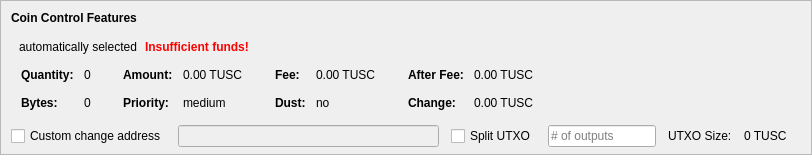
    <widget class="QFrame" name="frameCoinControl">
     <property name="sizePolicy">
      <sizepolicy hsizetype="Expanding" vsizetype="Expanding">
       <horstretch>0</horstretch>
       <verstretch>0</verstretch>
      </sizepolicy>
     </property>
     <property name="maximumSize">
      <size>
       <width>16777215</width>
       <height>16777215</height>
      </size>
     </property>
     <property name="frameShape">
      <enum>QFrame::StyledPanel</enum>
     </property>
     <property name="frameShadow">
      <enum>QFrame::Sunken</enum>
     </property>
     <layout class="QVBoxLayout" name="verticalLayoutCoinControl2">
      <property name="spacing">
       <number>0</number>
      </property>
      <property name="leftMargin">
       <number>0</number>
      </property>
      <property name="topMargin">
       <number>0</number>
      </property>
      <property name="rightMargin">
       <number>0</number>
      </property>
      <property name="bottomMargin">
       <number>6</number>
      </property>
      <item>
       <layout class="QVBoxLayout" name="verticalLayoutCoinControl" stretch="0,0,0,0,1">
        <property name="spacing">
         <number>0</number>
        </property>
        <property name="leftMargin">
         <number>10</number>
        </property>
        <property name="topMargin">
         <number>10</number>
        </property>
        <item>
         <layout class="QHBoxLayout" name="horizontalLayoutCoinControl1">
          <property name="bottomMargin">
           <number>15</number>
          </property>
          <item>
           <widget class="QLabel" name="labelCoinControlFeatures">
            <property name="sizePolicy">
             <sizepolicy hsizetype="Preferred" vsizetype="Maximum">
              <horstretch>0</horstretch>
              <verstretch>0</verstretch>
             </sizepolicy>
            </property>
            <property name="font">
             <font>
              <weight>75</weight>
              <bold>true</bold>
             </font>
            </property>
            <property name="styleSheet">
             <string notr="true">font-weight:bold;</string>
            </property>
            <property name="text">
             <string>Coin Control Features</string>
            </property>
           </widget>
          </item>
         </layout>
        </item>
        <item>
         <layout class="QHBoxLayout" name="horizontalLayoutCoinControl2" stretch="0,0,0,0">
          <property name="spacing">
           <number>8</number>
          </property>
          <property name="bottomMargin">
           <number>10</number>
          </property>
          <item>
           <widget class="QtMaterialFlatButton" name="pushButtonCoinControl" native="true">
            <property name="styleSheet">
             <string notr="true"/>
            </property>
            <property name="text" stdset="0">
             <string>Inputs...</string>
            </property>
            <property name="autoDefault" stdset="0">
             <bool>false</bool>
            </property>
           </widget>
          </item>
          <item>
           <widget class="QLabel" name="labelCoinControlAutomaticallySelected">
            <property name="text">
             <string>automatically selected</string>
            </property>
            <property name="margin">
             <number>5</number>
            </property>
           </widget>
          </item>
          <item>
           <widget class="QLabel" name="labelCoinControlInsuffFunds">
            <property name="font">
             <font>
              <weight>75</weight>
              <bold>true</bold>
             </font>
            </property>
            <property name="styleSheet">
             <string notr="true">color:red;font-weight:bold;</string>
            </property>
            <property name="text">
             <string>Insufficient funds!</string>
            </property>
            <property name="margin">
             <number>5</number>
            </property>
           </widget>
          </item>
          <item>
           <spacer name="horizontalSpacerCoinControl">
            <property name="orientation">
             <enum>Qt::Horizontal</enum>
            </property>
            <property name="sizeHint" stdset="0">
             <size>
              <width>40</width>
              <height>1</height>
             </size>
            </property>
           </spacer>
          </item>
         </layout>
        </item>
        <item>
         <widget class="QWidget" name="widgetCoinControl" native="true">
          <property name="sizePolicy">
           <sizepolicy hsizetype="Preferred" vsizetype="Preferred">
            <horstretch>0</horstretch>
            <verstretch>0</verstretch>
           </sizepolicy>
          </property>
          <property name="minimumSize">
           <size>
            <width>0</width>
            <height>0</height>
           </size>
          </property>
          <property name="styleSheet">
           <string notr="true"/>
          </property>
          <layout class="QHBoxLayout" name="horizontalLayoutCoinControl5">
           <property name="leftMargin">
            <number>0</number>
           </property>
           <property name="topMargin">
            <number>0</number>
           </property>
           <property name="rightMargin">
            <number>0</number>
           </property>
           <property name="bottomMargin">
            <number>0</number>
           </property>
           <item>
            <layout class="QHBoxLayout" name="horizontalLayoutCoinControl3" stretch="0,0,0,1">
             <property name="spacing">
              <number>20</number>
             </property>
             <property name="topMargin">
              <number>0</number>
             </property>
             <property name="bottomMargin">
              <number>10</number>
             </property>
             <item>
              <layout class="QFormLayout" name="formLayoutCoinControl1">
               <property name="horizontalSpacing">
                <number>10</number>
               </property>
               <property name="verticalSpacing">
                <number>14</number>
               </property>
               <property name="leftMargin">
                <number>10</number>
               </property>
               <property name="topMargin">
                <number>4</number>
               </property>
               <property name="rightMargin">
                <number>6</number>
               </property>
               <item row="0" column="0">
                <widget class="QLabel" name="labelCoinControlQuantityText">
                 <property name="font">
                  <font>
                   <weight>75</weight>
                   <bold>true</bold>
                  </font>
                 </property>
                 <property name="text">
                  <string>Quantity:</string>
                 </property>
                 <property name="margin">
                  <number>0</number>
                 </property>
                </widget>
               </item>
               <item row="0" column="1">
                <widget class="QLabel" name="labelCoinControlQuantity">
                 <property name="cursor">
                  <cursorShape>IBeamCursor</cursorShape>
                 </property>
                 <property name="contextMenuPolicy">
                  <enum>Qt::ActionsContextMenu</enum>
                 </property>
                 <property name="text">
                  <string notr="true">0</string>
                 </property>
                 <property name="margin">
                  <number>0</number>
                 </property>
                 <property name="textInteractionFlags">
                  <set>Qt::LinksAccessibleByMouse|Qt::TextSelectableByKeyboard|Qt::TextSelectableByMouse</set>
                 </property>
                </widget>
               </item>
               <item row="1" column="0">
                <widget class="QLabel" name="labelCoinControlBytesText">
                 <property name="font">
                  <font>
                   <weight>75</weight>
                   <bold>true</bold>
                  </font>
                 </property>
                 <property name="text">
                  <string>Bytes:</string>
                 </property>
                </widget>
               </item>
               <item row="1" column="1">
                <widget class="QLabel" name="labelCoinControlBytes">
                 <property name="cursor">
                  <cursorShape>IBeamCursor</cursorShape>
                 </property>
                 <property name="contextMenuPolicy">
                  <enum>Qt::ActionsContextMenu</enum>
                 </property>
                 <property name="text">
                  <string notr="true">0</string>
                 </property>
                 <property name="textInteractionFlags">
                  <set>Qt::LinksAccessibleByMouse|Qt::TextSelectableByKeyboard|Qt::TextSelectableByMouse</set>
                 </property>
                </widget>
               </item>
              </layout>
             </item>
             <item>
              <layout class="QFormLayout" name="formLayoutCoinControl2">
               <property name="horizontalSpacing">
                <number>10</number>
               </property>
               <property name="verticalSpacing">
                <number>14</number>
               </property>
               <property name="leftMargin">
                <number>6</number>
               </property>
               <property name="topMargin">
                <number>4</number>
               </property>
               <property name="rightMargin">
                <number>6</number>
               </property>
               <item row="0" column="0">
                <widget class="QLabel" name="labelCoinControlAmountText">
                 <property name="font">
                  <font>
                   <weight>75</weight>
                   <bold>true</bold>
                  </font>
                 </property>
                 <property name="text">
                  <string>Amount:</string>
                 </property>
                 <property name="margin">
                  <number>0</number>
                 </property>
                </widget>
               </item>
               <item row="0" column="1">
                <widget class="QLabel" name="labelCoinControlAmount">
                 <property name="cursor">
                  <cursorShape>IBeamCursor</cursorShape>
                 </property>
                 <property name="contextMenuPolicy">
                  <enum>Qt::ActionsContextMenu</enum>
                 </property>
                 <property name="text">
                  <string notr="true">0.00 TUSC</string>
                 </property>
                 <property name="textInteractionFlags">
                  <set>Qt::LinksAccessibleByMouse|Qt::TextSelectableByKeyboard|Qt::TextSelectableByMouse</set>
                 </property>
                </widget>
               </item>
               <item row="1" column="0">
                <widget class="QLabel" name="labelCoinControlPriorityText">
                 <property name="font">
                  <font>
                   <weight>75</weight>
                   <bold>true</bold>
                  </font>
                 </property>
                 <property name="text">
                  <string>Priority:</string>
                 </property>
                </widget>
               </item>
               <item row="1" column="1">
                <widget class="QLabel" name="labelCoinControlPriority">
                 <property name="cursor">
                  <cursorShape>IBeamCursor</cursorShape>
                 </property>
                 <property name="contextMenuPolicy">
                  <enum>Qt::ActionsContextMenu</enum>
                 </property>
                 <property name="text">
                  <string>medium</string>
                 </property>
                 <property name="textInteractionFlags">
                  <set>Qt::LinksAccessibleByMouse|Qt::TextSelectableByKeyboard|Qt::TextSelectableByMouse</set>
                 </property>
                </widget>
               </item>
              </layout>
             </item>
             <item>
              <layout class="QFormLayout" name="formLayoutCoinControl3">
               <property name="horizontalSpacing">
                <number>10</number>
               </property>
               <property name="verticalSpacing">
                <number>14</number>
               </property>
               <property name="leftMargin">
                <number>6</number>
               </property>
               <property name="topMargin">
                <number>4</number>
               </property>
               <property name="rightMargin">
                <number>6</number>
               </property>
               <item row="0" column="0">
                <widget class="QLabel" name="labelCoinControlFeeText">
                 <property name="font">
                  <font>
                   <weight>75</weight>
                   <bold>true</bold>
                  </font>
                 </property>
                 <property name="text">
                  <string>Fee:</string>
                 </property>
                 <property name="margin">
                  <number>0</number>
                 </property>
                </widget>
               </item>
               <item row="0" column="1">
                <widget class="QLabel" name="labelCoinControlFee">
                 <property name="cursor">
                  <cursorShape>IBeamCursor</cursorShape>
                 </property>
                 <property name="contextMenuPolicy">
                  <enum>Qt::ActionsContextMenu</enum>
                 </property>
                 <property name="text">
                  <string notr="true">0.00 TUSC</string>
                 </property>
                 <property name="textInteractionFlags">
                  <set>Qt::LinksAccessibleByMouse|Qt::TextSelectableByKeyboard|Qt::TextSelectableByMouse</set>
                 </property>
                </widget>
               </item>
               <item row="1" column="0">
                <widget class="QLabel" name="labelCoinControlLowOutputText">
                 <property name="font">
                  <font>
                   <weight>75</weight>
                   <bold>true</bold>
                  </font>
                 </property>
                 <property name="text">
                  <string>Dust:</string>
                 </property>
                </widget>
               </item>
               <item row="1" column="1">
                <widget class="QLabel" name="labelCoinControlLowOutput">
                 <property name="cursor">
                  <cursorShape>IBeamCursor</cursorShape>
                 </property>
                 <property name="contextMenuPolicy">
                  <enum>Qt::ActionsContextMenu</enum>
                 </property>
                 <property name="text">
                  <string>no</string>
                 </property>
                 <property name="textInteractionFlags">
                  <set>Qt::LinksAccessibleByMouse|Qt::TextSelectableByKeyboard|Qt::TextSelectableByMouse</set>
                 </property>
                </widget>
               </item>
              </layout>
             </item>
             <item>
              <layout class="QFormLayout" name="formLayoutCoinControl4">
               <property name="horizontalSpacing">
                <number>10</number>
               </property>
               <property name="verticalSpacing">
                <number>14</number>
               </property>
               <property name="leftMargin">
                <number>6</number>
               </property>
               <property name="topMargin">
                <number>4</number>
               </property>
               <property name="rightMargin">
                <number>6</number>
               </property>
               <item row="0" column="0">
                <widget class="QLabel" name="labelCoinControlAfterFeeText">
                 <property name="font">
                  <font>
                   <weight>75</weight>
                   <bold>true</bold>
                  </font>
                 </property>
                 <property name="text">
                  <string>After Fee:</string>
                 </property>
                 <property name="margin">
                  <number>0</number>
                 </property>
                </widget>
               </item>
               <item row="0" column="1">
                <widget class="QLabel" name="labelCoinControlAfterFee">
                 <property name="cursor">
                  <cursorShape>IBeamCursor</cursorShape>
                 </property>
                 <property name="contextMenuPolicy">
                  <enum>Qt::ActionsContextMenu</enum>
                 </property>
                 <property name="text">
                  <string notr="true">0.00 TUSC</string>
                 </property>
                 <property name="textInteractionFlags">
                  <set>Qt::LinksAccessibleByMouse|Qt::TextSelectableByKeyboard|Qt::TextSelectableByMouse</set>
                 </property>
                </widget>
               </item>
               <item row="1" column="0">
                <widget class="QLabel" name="labelCoinControlChangeText">
                 <property name="font">
                  <font>
                   <weight>75</weight>
                   <bold>true</bold>
                  </font>
                 </property>
                 <property name="text">
                  <string>Change:</string>
                 </property>
                </widget>
               </item>
               <item row="1" column="1">
                <widget class="QLabel" name="labelCoinControlChange">
                 <property name="cursor">
                  <cursorShape>IBeamCursor</cursorShape>
                 </property>
                 <property name="contextMenuPolicy">
                  <enum>Qt::ActionsContextMenu</enum>
                 </property>
                 <property name="text">
                  <string notr="true">0.00 TUSC</string>
                 </property>
                 <property name="textInteractionFlags">
                  <set>Qt::LinksAccessibleByMouse|Qt::TextSelectableByKeyboard|Qt::TextSelectableByMouse</set>
                 </property>
                </widget>
               </item>
              </layout>
             </item>
            </layout>
           </item>
          </layout>
         </widget>
        </item>
        <item>
         <layout class="QHBoxLayout" name="horizontalLayoutCoinControl4" stretch="0,0,0,0,0,0,0">
          <property name="spacing">
           <number>12</number>
          </property>
          <property name="sizeConstraint">
           <enum>QLayout::SetDefaultConstraint</enum>
          </property>
          <property name="topMargin">
           <number>5</number>
          </property>
          <property name="rightMargin">
           <number>5</number>
          </property>
          <item>
           <widget class="QCheckBox" name="checkBoxCoinControlChange">
            <property name="toolTip">
             <string>If this is activated, but the change address is empty or invalid, change will be sent to a newly generated address.</string>
            </property>
            <property name="text">
             <string>Custom change address</string>
            </property>
           </widget>
          </item>
          <item>
           <widget class="QValidatedLineEdit" name="lineEditCoinControlChange">
            <property name="enabled">
             <bool>false</bool>
            </property>
            <property name="sizePolicy">
             <sizepolicy hsizetype="Expanding" vsizetype="Fixed">
              <horstretch>0</horstretch>
              <verstretch>0</verstretch>
             </sizepolicy>
            </property>
           </widget>
          </item>
          <item>
           <widget class="QCheckBox" name="splitBlockCheckBox">
            <property name="text">
             <string>Split UTXO</string>
            </property>
           </widget>
          </item>
          <item>
           <widget class="QLineEdit" name="splitBlockLineEdit">
            <property name="sizePolicy">
             <sizepolicy hsizetype="Fixed" vsizetype="Fixed">
              <horstretch>50</horstretch>
              <verstretch>0</verstretch>
             </sizepolicy>
            </property>
            <property name="placeholderText">
             <string># of outputs</string>
            </property>
           </widget>
          </item>
          <item>
           <widget class="QLabel" name="labelBlockSizeText">
            <property name="text">
             <string>UTXO Size:</string>
            </property>
           </widget>
          </item>
          <item>
           <widget class="QLabel" name="labelBlockSize">
            <property name="text">
             <string>0 TUSC</string>
            </property>
           </widget>
          </item>
          <item>
           <widget class="QLabel" name="labelCoinControlChangeLabel">
            <property name="sizePolicy">
             <sizepolicy hsizetype="Preferred" vsizetype="Expanding">
              <horstretch>0</horstretch>
              <verstretch>0</verstretch>
             </sizepolicy>
            </property>
            <property name="minimumSize">
             <size>
              <width>0</width>
              <height>0</height>
             </size>
            </property>
            <property name="text">
             <string/>
            </property>
            <property name="margin">
             <number>3</number>
            </property>
           </widget>
          </item>
         </layout>
        </item>
        <item>
         <spacer name="verticalSpacerCoinControl">
          <property name="orientation">
           <enum>Qt::Vertical</enum>
          </property>
          <property name="sizeHint" stdset="0">
           <size>
            <width>800</width>
            <height>1</height>
           </size>
          </property>
         </spacer>
        </item>
       </layout>
      </item>
     </layout>
    </widget>
